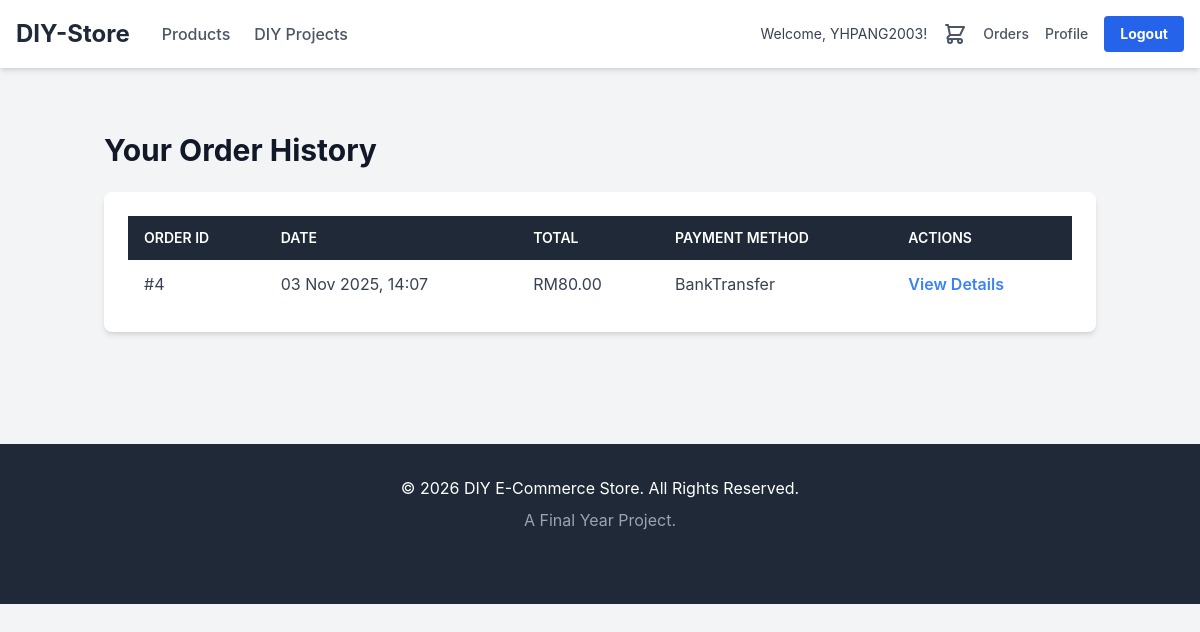
The app's page /order_history.php (signed in), older data.
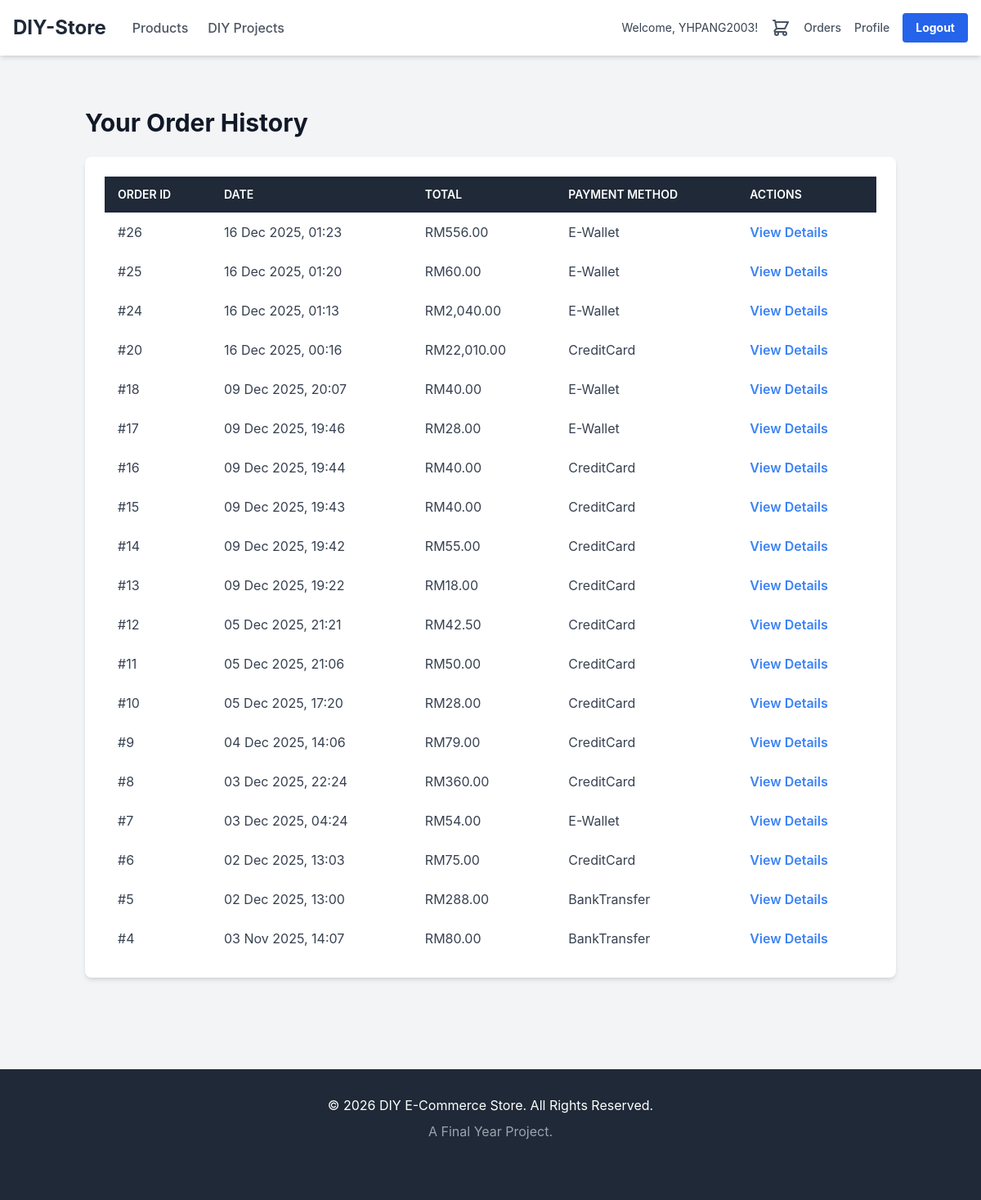
The same page, newer data.
### tables this page shows
CREATE TABLE `order` (
  `order_id` int(11) NOT NULL,
  `user_id` int(11) DEFAULT NULL,
  `order_date` timestamp NOT NULL DEFAULT current_timestamp(),
  `total_amount` decimal(10,2) DEFAULT NULL,
  `address` varchar(255) DEFAULT NULL,
  `payment_method` enum('CreditCard','BankTransfer','E-Wallet') NOT NULL
);

### _base.php (called while the page is built, shortened)
<?php
function e($value) {
    return htmlspecialchars($value ?? '', ENT_QUOTES, 'UTF-8');
}
$_user = $_SESSION['user'] ?? null;
?>

### order_history.php (the view, shortened to what this page needs)
<?php
require_once '_base.php';
require_once '_head.php';
$user_id = $_user->user_id;
$conn = db_connect();
$sql = "SELECT order_id, order_date, total_amount, payment_method
        FROM `Order`
        WHERE user_id = ?
        ORDER BY order_date DESC";
$stmt = $conn->prepare($sql);
$stmt->bind_param("i", $user_id);
$stmt->execute();
$result = $stmt->get_result();
$orders = $result->fetch_all(MYSQLI_ASSOC);
?>
<div class="container mx-auto px-4 py-8">
    <h1 class="text-3xl font-bold text-gray-900 mb-6">Your Order History</h1>
    <?php if (empty($orders)): ?>
        <div class="bg-white p-8 rounded-lg shadow-md text-center">
            <p class="text-xl text-gray-700">You haven't placed any orders yet.</p>
            <a href="/FYP/products.php" class="inline-block mt-6 bg-blue-600 hover:bg-blue-700 text-white font-bold py-3 px-4 rounded-lg">
                Start Shopping
            </a>
        </div>
    <?php else: ?>
        <div class="bg-white p-6 rounded-lg shadow-md overflow-x-auto">
            <table class="min-w-full bg-white">
                <thead class="bg-gray-800 text-white">
                    <tr>
                        <th class="text-left py-3 px-4 uppercase font-semibold text-sm">Order ID</th>
                        <th class="text-left py-3 px-4 uppercase font-semibold text-sm">Date</th>
                        <th class="text-left py-3 px-4 uppercase font-semibold text-sm">Total</th>
                        <th class="text-left py-3 px-4 uppercase font-semibold text-sm">Payment Method</th>
                        <th class="text-left py-3 px-4 uppercase font-semibold text-sm">Actions</th>
                    </tr>
                </thead>
                <tbody class="text-gray-700">
                    <?php foreach ($orders as $order): ?>
                        <tr>
                            <td class="text-left py-3 px-4">#<?= e($order['order_id']) ?></td>
                            <td class="text-left py-3 px-4"><?= e(date('d M Y, H:i', strtotime($order['order_date']))) ?></td>
                            <td class="text-left py-3 px-4">RM<?= e(number_format($order['total_amount'], 2)) ?></td>
                            <td class="text-left py-3 px-4"><?= e($order['payment_method']) ?></td>
                            <td class="text-left py-3 px-4">
                                <a href="order_details.php?order_id=<?= e($order['order_id']) ?>" class="text-blue-500 hover:text-blue-700 font-semibold">View Details</a>
                            </td>
                        </tr>
                    <?php endforeach; ?>
                </tbody>
            </table>
        </div>
    <?php endif; ?>
</div>
<?php
require_once '_foot.php';
?>

Row changes from the older to the newer data that the page shows:
added order: order_id "26", order_date "16 Dec 2025, 01:23", total_amount "556.00", payment_method "E-Wallet"
added order: order_id "25", order_date "16 Dec 2025, 01:20", total_amount "60.00", payment_method "E-Wallet"
added order: order_id "24", order_date "16 Dec 2025, 01:13", total_amount "2,040.00", payment_method "E-Wallet"
added order: order_id "20", order_date "16 Dec 2025, 00:16", total_amount "22,010.00", payment_method "CreditCard"
added order: order_id "18", order_date "09 Dec 2025, 20:07", total_amount "40.00", payment_method "E-Wallet"
added order: order_id "17", order_date "09 Dec 2025, 19:46", total_amount "28.00", payment_method "E-Wallet"
added order: order_id "16", order_date "09 Dec 2025, 19:44", total_amount "40.00", payment_method "CreditCard"
added order: order_id "15", order_date "09 Dec 2025, 19:43", total_amount "40.00", payment_method "CreditCard"
added order: order_id "14", order_date "09 Dec 2025, 19:42", total_amount "55.00", payment_method "CreditCard"
added order: order_id "13", order_date "09 Dec 2025, 19:22", total_amount "18.00", payment_method "CreditCard"
added order: order_id "12", order_date "05 Dec 2025, 21:21", total_amount "42.50", payment_method "CreditCard"
added order: order_id "11", order_date "05 Dec 2025, 21:06", total_amount "50.00", payment_method "CreditCard"
added order: order_id "10", order_date "05 Dec 2025, 17:20", total_amount "28.00", payment_method "CreditCard"
added order: order_id "9", order_date "04 Dec 2025, 14:06", total_amount "79.00", payment_method "CreditCard"
added order: order_id "8", order_date "03 Dec 2025, 22:24", total_amount "360.00", payment_method "CreditCard"
added order: order_id "7", order_date "03 Dec 2025, 04:24", total_amount "54.00", payment_method "E-Wallet"
added order: order_id "6", order_date "02 Dec 2025, 13:03", total_amount "75.00", payment_method "CreditCard"
added order: order_id "5", order_date "02 Dec 2025, 13:00", total_amount "288.00", payment_method "BankTransfer"
